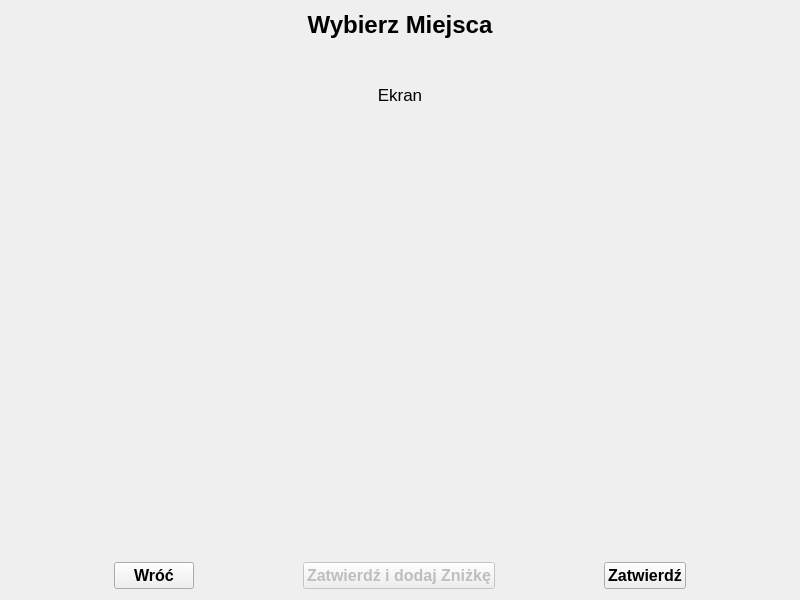
<?xml version="1.0" encoding="UTF-8"?>
<ui version="4.0">
 <class>EkranWyboruMiejsc</class>
 <widget class="QWidget" name="EkranWyboruMiejsc">
  <property name="geometry">
   <rect>
    <x>0</x>
    <y>0</y>
    <width>800</width>
    <height>600</height>
   </rect>
  </property>
  <property name="windowTitle">
   <string>Form</string>
  </property>
  <layout class="QVBoxLayout" name="verticalLayout_3" stretch="0,0,10">
   <item>
    <layout class="QVBoxLayout" name="verticalLayout">
     <item>
      <widget class="QLabel" name="label">
       <property name="font">
        <font>
         <pointsize>18</pointsize>
         <bold>true</bold>
        </font>
       </property>
       <property name="text">
        <string>Wybierz Miejsca</string>
       </property>
       <property name="alignment">
        <set>Qt::AlignCenter</set>
       </property>
      </widget>
     </item>
     <item>
      <spacer name="verticalSpacer_2">
       <property name="orientation">
        <enum>Qt::Vertical</enum>
       </property>
       <property name="sizeHint" stdset="0">
        <size>
         <width>20</width>
         <height>40</height>
        </size>
       </property>
      </spacer>
     </item>
    </layout>
   </item>
   <item>
    <widget class="QLabel" name="label_2">
     <property name="font">
      <font>
       <pointsize>13</pointsize>
      </font>
     </property>
     <property name="text">
      <string>Ekran</string>
     </property>
     <property name="alignment">
      <set>Qt::AlignCenter</set>
     </property>
    </widget>
   </item>
   <item>
    <layout class="QVBoxLayout" name="verticalLayout_2" stretch="5,0">
     <item>
      <layout class="QHBoxLayout" name="middle">
       <item>
        <spacer name="verticalSpacer">
         <property name="orientation">
          <enum>Qt::Vertical</enum>
         </property>
         <property name="sizeHint" stdset="0">
          <size>
           <width>20</width>
           <height>40</height>
          </size>
         </property>
        </spacer>
       </item>
      </layout>
     </item>
     <item>
      <layout class="QHBoxLayout" name="horizontalLayout">
       <item>
        <spacer name="horizontalSpacer_3">
         <property name="orientation">
          <enum>Qt::Horizontal</enum>
         </property>
         <property name="sizeHint" stdset="0">
          <size>
           <width>40</width>
           <height>20</height>
          </size>
         </property>
        </spacer>
       </item>
       <item>
        <widget class="QPushButton" name="pbWroc">
         <property name="font">
          <font>
           <pointsize>12</pointsize>
           <bold>true</bold>
          </font>
         </property>
         <property name="text">
          <string>Wróć</string>
         </property>
        </widget>
       </item>
       <item>
        <spacer name="horizontalSpacer">
         <property name="orientation">
          <enum>Qt::Horizontal</enum>
         </property>
         <property name="sizeHint" stdset="0">
          <size>
           <width>40</width>
           <height>20</height>
          </size>
         </property>
        </spacer>
       </item>
       <item>
        <widget class="QPushButton" name="pushButton_2">
         <property name="enabled">
          <bool>false</bool>
         </property>
         <property name="font">
          <font>
           <pointsize>12</pointsize>
           <bold>true</bold>
          </font>
         </property>
         <property name="text">
          <string>Zatwierdź i dodaj Zniżkę</string>
         </property>
        </widget>
       </item>
       <item>
        <spacer name="horizontalSpacer_2">
         <property name="orientation">
          <enum>Qt::Horizontal</enum>
         </property>
         <property name="sizeHint" stdset="0">
          <size>
           <width>40</width>
           <height>20</height>
          </size>
         </property>
        </spacer>
       </item>
       <item>
        <widget class="QPushButton" name="pbZatwierdz">
         <property name="font">
          <font>
           <pointsize>12</pointsize>
           <bold>true</bold>
          </font>
         </property>
         <property name="text">
          <string>Zatwierdź</string>
         </property>
        </widget>
       </item>
       <item>
        <spacer name="horizontalSpacer_4">
         <property name="orientation">
          <enum>Qt::Horizontal</enum>
         </property>
         <property name="sizeHint" stdset="0">
          <size>
           <width>40</width>
           <height>20</height>
          </size>
         </property>
        </spacer>
       </item>
      </layout>
     </item>
    </layout>
   </item>
  </layout>
 </widget>
 <resources/>
 <connections/>
</ui>
